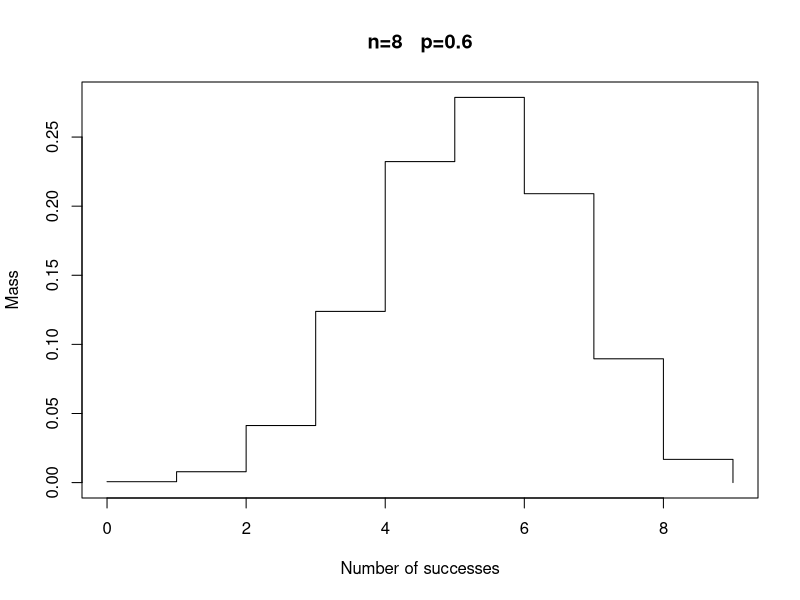
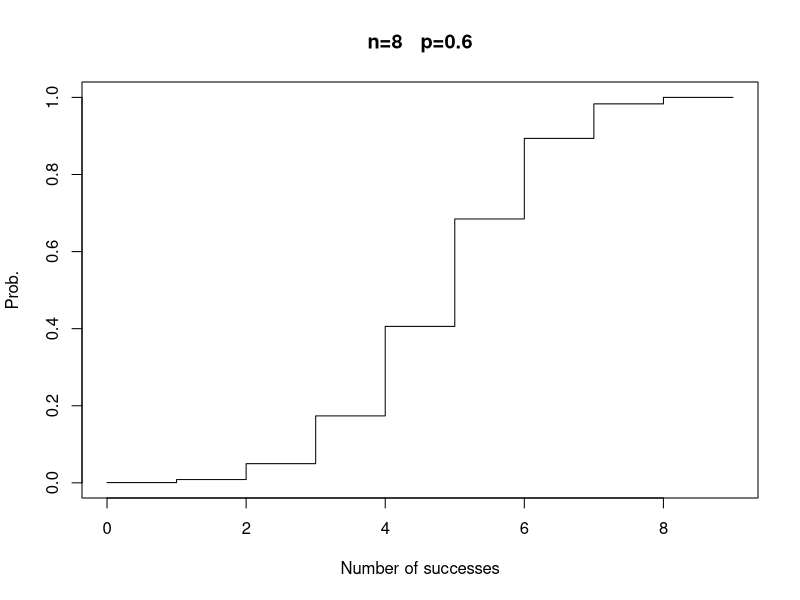
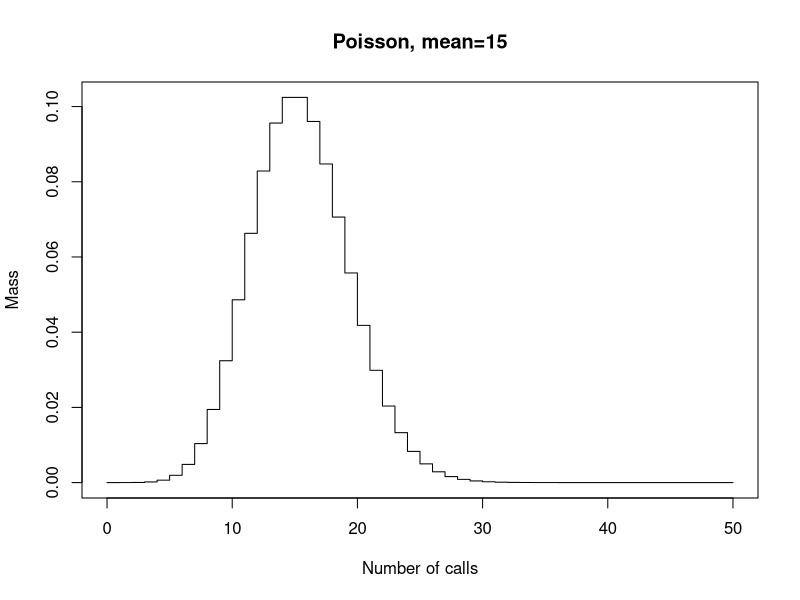
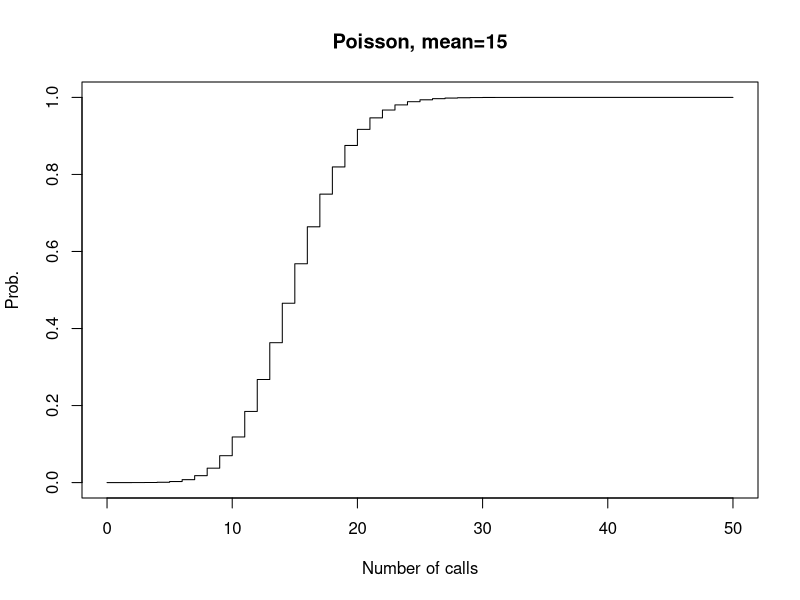

These figures' R source, in order:
## ---- chunk 1
sum(dbinom(3:8, size=8, prob=0.6))
1 - pbinom(2, size=8, prob=0.6)
## ---- chunk 2
x = 0:9
plot(x, dbinom(x, size=8, prob=0.6), type = "s", main = "n=8   p=0.6", xlab = "Number of successes", ylab = "Mass")
## ---- chunk 3
x = 0:9
plot(x, pbinom(x, size=8, prob=0.6), type = "s", main = "n=8   p=0.6", xlab = "Number of successes", ylab = "Prob.")
## ---- chunk 4
sum(dpois(x=0:10, lambda=15))
ppois(10, lambda = 15)
## ---- chunk 5
x = 0:50
plot(x, dpois(x=0:50, lambda=15), type = "s", main = "Poisson, mean=15", xlab = "Number of calls", ylab = "Mass")
## ---- chunk 6
x = 0:50
plot(x, ppois(x, lambda=15), type = "s", main = "Poisson, mean=15", xlab = "Number of calls", ylab = "Prob.")
